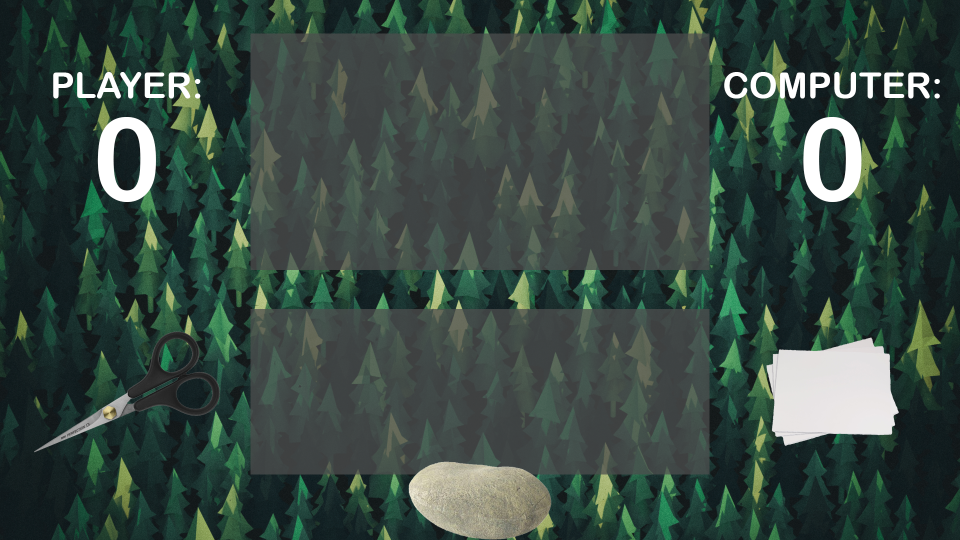
#> input picture documentation/Design/Design v2.0.png, 1920 x 1080 px, given in place of the camera (shown at 1/2 size)
$ python main.py
#> lines starting #> are read from the running program, lines starting #| are printed output that depends on the picture; after the words box and inside, x2 and y2 are one past the last pixel; in counts of white or black regions, pixels touching at a corner belong together
### code/AI.py
#file made by Thijs with help from Jari so we can have diffirent difficulties
import time, random
strAiPickJhei = ""                                  	#string so the AI can remember it's pick
tupleRPSJhei = ("Rock", "Paper", "Scissors")			#tuple for the AI to pick from
listWinTieLossTkes = ["win", "tie", "loss"]				#This will be used by the AI and later lists to "weight" the picks
listEasyDifficultyTkes = [0.50, 0.25, 0.25]			    #the weights for the easy AI
listHardDifficultyTkes = [0.25, 0.25, 0.50]			    #the weights for the hard AI

def defEasyAIJhei(listComparingValsJhei):
    strAiPickJhei = str(random.choices(listWinTieLossTkes, listEasyDifficultyTkes))				#this will pick a random gesture with taking weights into consideration. pick = string(random(win/tie/loss, weights)
    defWinLossDifficultyJhei(strAiPickJhei, listComparingValsJhei)								#calls def to look if you won and sends the pick and comparing values list to it

# [40 lines left out: function defMeduimAIJhei, not called in this run]

#see the comments for defEasyAIJhei
def defHardAIJhei(listComparingValsJhei):
    strAiPickJhei = str(random.choices(listWinTieLossTkes, listHardDifficultyTkes))
    defWinLossDifficultyJhei(strAiPickJhei, listComparingValsJhei)

def defWinLossDifficultyJhei(strAiPickJhei, listComparingValsJhei):
    #this will retrieve all needed values from the list
    strUserPickJhei = listComparingValsJhei[0]
    intAiPointsJhei = listComparingValsJhei[1]
    intUserPointsJhei = listComparingValsJhei[2]

    if "w" in strAiPickJhei:                                    #this checks for what the given string is to determine if it wil be a win
        intUserPointsJhei = intUserPointsJhei + 1               #adds a point to the user
        #if statements to see what was played to send the right string back to the UI
        if strUserPickJhei == "Rock":
            strWinlossJhei = "Rock - Scissors. You won!"
        elif strUserPickJhei == "Paper":
            strWinlossJhei = "Paper - Rock. You won!"
        else:
            strWinlossJhei = "Scissors - Paper. You won!"

    elif "t" in strAiPickJhei:                                  #this checks for a tie
        strWinlossJhei = "It's a tie!"                          #string for the UI

    else:                                                       #see comments for the win condition
        intAiPointsJhei = intAiPointsJhei + 1
        strWinlossJhei = "You lost!"
        if strUserPickJhei == "Rock":
            strWinlossJhei = "Rock - Paper. You lost!"
        elif strUserPickJhei == "Paper":
            strWinlossJhei = "Paper - Scissors. You lost!"
        else:
            strWinlossJhei = "Scissors - Rock. You lost!"

    listComparingValsJhei[0] = strUserPickJhei
    listComparingValsJhei[1] = intAiPointsJhei
    listComparingValsJhei[2] = intUserPointsJhei
    listComparingValsJhei[3] = strWinlossJhei

### code/main.py
import cv2, time, random
import numpy as np
from AI import defHardAIJhei, defMeduimAIJhei, defEasyAIJhei

intUserPoints = 0
intAIPoints = 0
intRedCount = 0
intGreenCount = 0
intBlueCount = 0
strTextMainTop = ""
strTextMainBot = ""
xDifficulty = False
strDifficulty = ""
xRoundAmount = False
intRoundAmount = -1
xPlayerPick = False
strPlayerPick = ""
strWinLoss = ""
listComparingVals = [strPlayerPick, intAIPoints, intUserPoints, strWinLoss]
strCounterPlayer = ""
strCounterAI = ""

videoCap = cv2.VideoCapture(1)              #makes sure the right camera is selected

#arrays to later select between different HSV values
lower_red = np.array([0, 180, 160])
upper_red = np.array([30, 255, 255])

lower_green = np.array([65, 100, 80])
upper_green = np.array([95, 255, 255])

lower_blue = np.array([90, 220, 100])
upper_blue = np.array([120, 255, 255])

while(True):

    _, frame = videoCap.read(1)                 #captures the footage
#> frame is the input picture: shape (1080, 1920, 3); mean B, G, R 64.8, 72.1, 54.6
    flipImg = cv2.flip(frame,1)                 #Mirrors the video
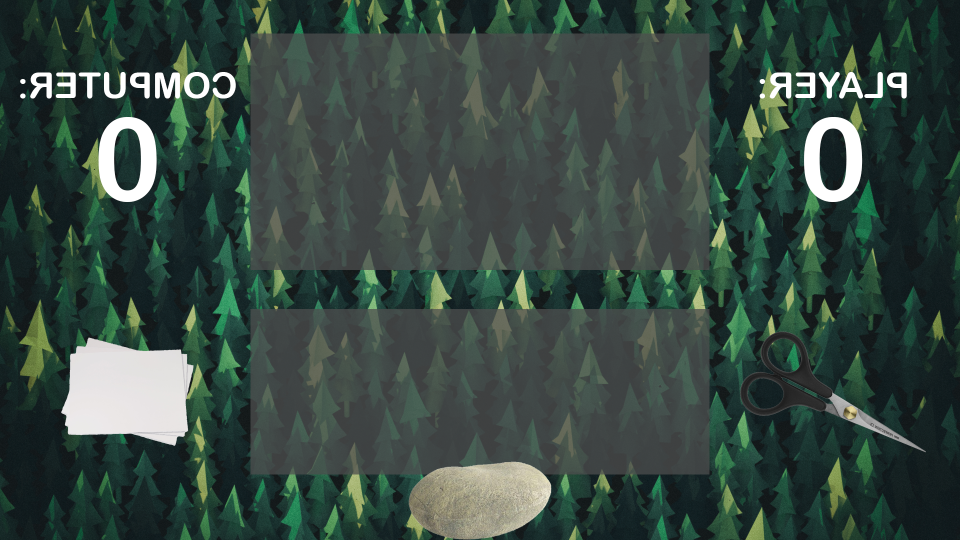
#> flipImg: shape (1080, 1920, 3) (shown at 1/2 size); mean B, G, R 64.8, 72.1, 54.6

    hsv = cv2.cvtColor(flipImg, cv2.COLOR_BGR2HSV)          #applys a HSV filter to the video
#> hsv: shape (1080, 1920, 3); mean H, S, V 80.1, 79.8, 72.6

    maskRed = cv2.inRange(hsv, lower_red, upper_red)        #makes HSV pixels between the selected arrays true(white) and the other false(black)
#> maskRed: shape (1080, 1920); every value is 0
    maskGreen = cv2.inRange(hsv, lower_green, upper_green)  #makes HSV pixels between the selected arrays true(white) and the other false(black)
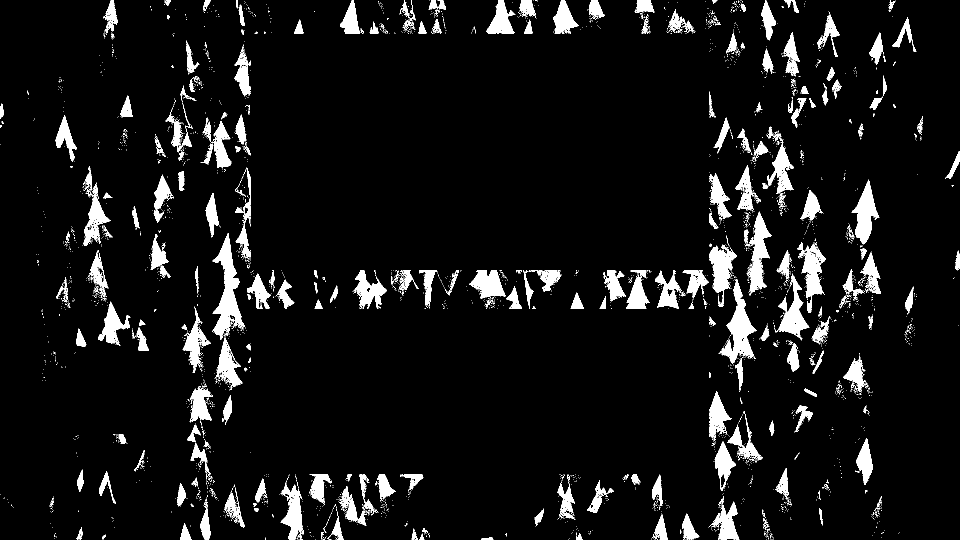
#> maskGreen: shape (1080, 1920) (shown at 1/2 size); 7.1% white; 3520 white regions (3254 under 20 px), largest, box (x1, y1, x2, y2) and area: (425, 466, 490, 680) 5397, (1439, 558, 1513, 727) 4459, (1494, 423, 1543, 586) 3388
    maskBlue = cv2.inRange(hsv, lower_blue, upper_blue)     #makes HSV pixels between the selected arrays true(white) and the other false(black)

    cv2.line(flipImg, (0, 30), (750, 30), (0, 0, 0), 60)
    cv2.line(flipImg, (0, 450), (750, 450), (0, 0, 0), 60)
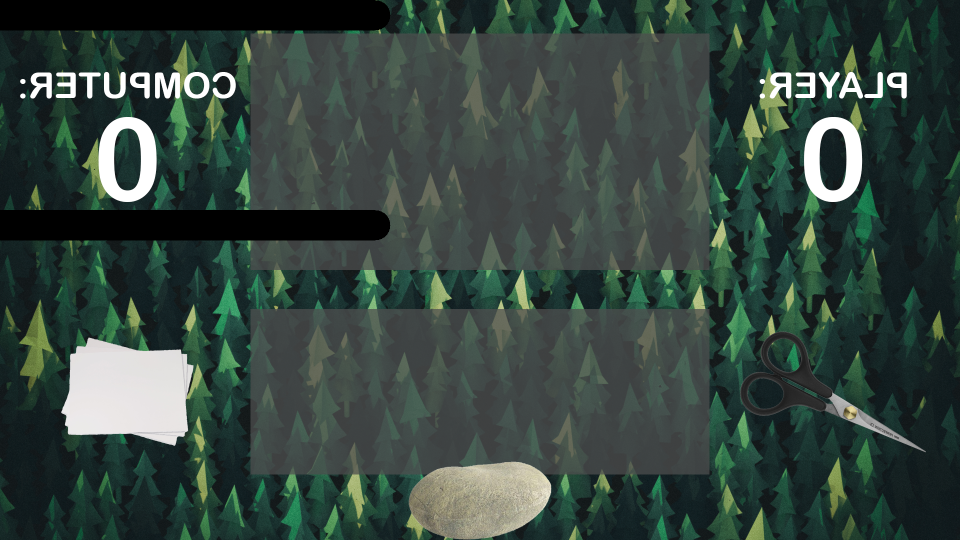
#> flipImg: shape (1080, 1920, 3) (shown at 1/2 size); mean B, G, R 62.6, 69.4, 53

    cv2.putText(flipImg, strTextMainTop, (100, 40), cv2.FONT_HERSHEY_DUPLEX, 1, (255, 255, 255))                  #the text overlay
    cv2.putText(flipImg, strTextMainBot, (50, 460), cv2.FONT_HERSHEY_DUPLEX, 1, (255, 255, 255))                 #the text overlay

    cv2.putText(flipImg, strCounterPlayer, (50, 50), cv2.FONT_HERSHEY_DUPLEX, 2, (255, 255, 255))             #the text overlay
    cv2.putText(flipImg, strCounterAI, (525, 50), cv2.FONT_HERSHEY_DUPLEX, 2, (255, 255, 255))                #the text overlay

    cv2.imshow("Rock-paper-code",flipImg)              #displays the video feed

    if xDifficulty == False:                            #makes sure the first thing that happens is a difficulty select
        strTextMainBot = "Please select a difficulty"
        strTextMainTop = "press 'spacebar' to select"
        if cv2.waitKey(20) & 0xFF == ord(" "):          #if "SpaceBar" is pressed get the following values
#> (key Esc is pressed here)
            intRedCount = cv2.countNonZero(maskRed)             #counts the true Red pixels
            intGreenCount = cv2.countNonZero(maskGreen)         #counts the true Green pixels
            intBlueCount = cv2.countNonZero(maskBlue)           #counts the true Blue pixels
            if intGreenCount > intRedCount and intGreenCount > intBlueCount:    #if green has the most True pixels
                strDifficulty = "Easy"
                xDifficulty = True
            elif intBlueCount > intGreenCount and intBlueCount > intRedCount:   #if blue has the most True pixels
                strDifficulty = "Normal"
                xDifficulty = True
            else:                                                               #if red has the most True pixels
                strDifficulty = "Hard"
                xDifficulty = True

    if xDifficulty == True:
        if xRoundAmount == False:                                               #if the difficulty is selected we have to make sure a round amount is also selected
            strTextMainTop = strDifficulty
            strTextMainBot = "Best out off?"
            if cv2.waitKey(20) & 0xFF == ord(" "):                              #if space is pressed get these values
                intRedCount = cv2.countNonZero(maskRed)             #counts the true Red pixels
                intGreenCount = cv2.countNonZero(maskGreen)         #counts the true Green pixels
                intBlueCount = cv2.countNonZero(maskBlue)           #counts the true Blue pixels


                if intGreenCount > intRedCount and intGreenCount > intBlueCount:    #if the most green
                    intRoundAmount = 1
                    strTextMainBot = "Who ever wins this"
                    time.sleep(1.0)
                    xRoundAmount = True
                elif intBlueCount > intRedCount and intBlueCount > intGreenCount:   #if the most blue
                    intRoundAmount = 2
                    strTextMainBot = "Best out of 3"
                    time.sleep(1.0)
                    xRoundAmount = True
                else:                                                               #if the most red
                    intRoundAmount = 3
                    strTextMainBot = "Best out of 5"
                    time.sleep(1.0)
                    xRoundAmount = True

    if intRoundAmount > intUserPoints and intRoundAmount > intAIPoints:             #if there is still more rounds then points left
        strTextMainTop = "Rock, paper, scissors?"

        if cv2.waitKey(20) & 0xFF == ord(" "):
            intRedCount = cv2.countNonZero(maskRed)
            intGreenCount = cv2.countNonZero(maskGreen)
            intBlueCount = cv2.countNonZero(maskBlue)
            strTextMainTop = ""

            if intRedCount > intBlueCount and intRedCount > intGreenCount:
                strPlayerPick = "Paper"
                xPlayerPick = True
            elif intBlueCount > intRedCount and intBlueCount > intGreenCount:
                strPlayerPick = "Scissors"
                xPlayerPick = True
            else:
                strPlayerPick = "Rock"
                xPlayerPick = True

            if xPlayerPick == True:                                             #if there is a sign selected it puts it into a list to call diffirent defs
                listComparingVals[0] = strPlayerPick
                listComparingVals[1] = intAIPoints
                listComparingVals[2] = intUserPoints
#here it will select the difficulty
                if strDifficulty == "Easy":
                    defEasyAIJhei(listComparingVals)
                elif strDifficulty == "Normal":
                    defMeduimAIJhei(listComparingVals)
                else:
                    defHardAIJhei(listComparingVals)

#here it takes the values the def "spits out" back from the list
                strPlayerPick = listComparingVals[0]
                intAIPoints = listComparingVals[1]
                intUserPoints = listComparingVals[2]
                strWinLoss = listComparingVals[3]

                strTextMainBot = strWinLoss

                strCounterPlayer = str(intUserPoints)
                strCounterAI = str(intAIPoints)
                xPlayerPick = False

#this is to see if the user won
    if intRoundAmount == intUserPoints:
        strTextMainBot = "You won the game!"
        if cv2.waitKey(20) & 0xFF == ord(" "):
            break
#this is to see if the AI won
    if intRoundAmount == intAIPoints:
        strTextMainBot = "You lost the game..."
        if cv2.waitKey(20) & 0xFF == ord(" "):
            break


# When everything done, stop filming and close windows
cv2.destroyAllWindows()
videoCap.release()
